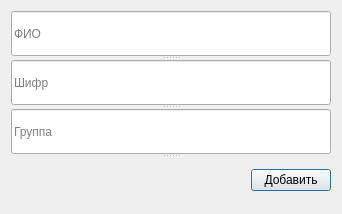
<?xml version="1.0" encoding="UTF-8"?>
<ui version="4.0">
 <class>StudentDialog</class>
 <widget class="QDialog" name="StudentDialog">
  <property name="geometry">
   <rect>
    <x>0</x>
    <y>0</y>
    <width>342</width>
    <height>214</height>
   </rect>
  </property>
  <property name="windowTitle">
   <string>Dialog</string>
  </property>
  <layout class="QGridLayout" name="gridLayout">
   <item row="0" column="0">
    <widget class="QSplitter" name="splitter">
     <property name="orientation">
      <enum>Qt::Vertical</enum>
     </property>
     <widget class="QLineEdit" name="fio">
      <property name="placeholderText">
       <string>ФИО</string>
      </property>
     </widget>
     <widget class="QLineEdit" name="chipher">
      <property name="placeholderText">
       <string>Шифр</string>
      </property>
     </widget>
     <widget class="QLineEdit" name="group">
      <property name="placeholderText">
       <string>Группа</string>
      </property>
     </widget>
     <widget class="QWidget" name="">
      <layout class="QHBoxLayout" name="horizontalLayout">
       <item>
        <spacer name="horizontalSpacer">
         <property name="orientation">
          <enum>Qt::Horizontal</enum>
         </property>
         <property name="sizeHint" stdset="0">
          <size>
           <width>278</width>
           <height>20</height>
          </size>
         </property>
        </spacer>
       </item>
       <item>
        <widget class="QPushButton" name="addButton">
         <property name="text">
          <string>Добавить</string>
         </property>
        </widget>
       </item>
      </layout>
     </widget>
    </widget>
   </item>
  </layout>
 </widget>
 <resources/>
 <connections/>
</ui>
